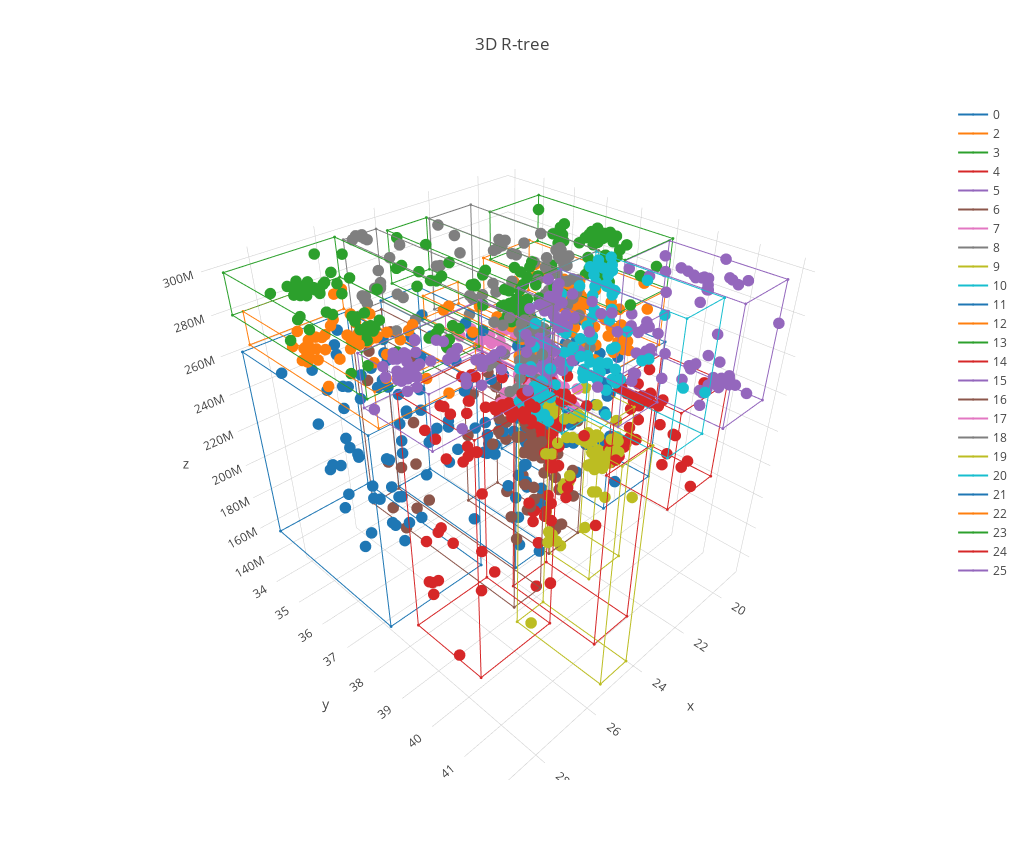

Notebook code for this chart:
### Code cell
idx3d.plot3dTree(show_points=True)
